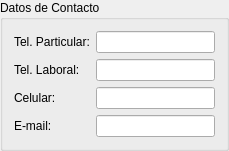
      <widget class="QGroupBox" name="groupBox_2">
       <property name="geometry">
        <rect>
         <x>478</x>
         <y>258</y>
         <width>229</width>
         <height>131</height>
        </rect>
       </property>
       <property name="title">
        <string>Datos de Contacto</string>
       </property>
       <layout class="QGridLayout" name="gridLayout_8">
        <item row="0" column="0">
         <widget class="QLabel" name="label_25">
          <property name="sizePolicy">
           <sizepolicy hsizetype="Preferred" vsizetype="Expanding">
            <horstretch>0</horstretch>
            <verstretch>0</verstretch>
           </sizepolicy>
          </property>
          <property name="styleSheet">
           <string notr="true"/>
          </property>
          <property name="frameShape">
           <enum>QFrame::NoFrame</enum>
          </property>
          <property name="frameShadow">
           <enum>QFrame::Plain</enum>
          </property>
          <property name="text">
           <string>Tel. Particular:</string>
          </property>
          <property name="alignment">
           <set>Qt::AlignLeading|Qt::AlignLeft|Qt::AlignVCenter</set>
          </property>
         </widget>
        </item>
        <item row="0" column="1">
         <widget class="QLineEdit" name="af_tel_particular">
          <property name="sizePolicy">
           <sizepolicy hsizetype="Expanding" vsizetype="Fixed">
            <horstretch>0</horstretch>
            <verstretch>0</verstretch>
           </sizepolicy>
          </property>
         </widget>
        </item>
        <item row="1" column="0">
         <widget class="QLabel" name="label_23">
          <property name="sizePolicy">
           <sizepolicy hsizetype="Preferred" vsizetype="Expanding">
            <horstretch>0</horstretch>
            <verstretch>0</verstretch>
           </sizepolicy>
          </property>
          <property name="styleSheet">
           <string notr="true"/>
          </property>
          <property name="frameShape">
           <enum>QFrame::NoFrame</enum>
          </property>
          <property name="frameShadow">
           <enum>QFrame::Plain</enum>
          </property>
          <property name="text">
           <string>Tel. Laboral:</string>
          </property>
          <property name="alignment">
           <set>Qt::AlignLeading|Qt::AlignLeft|Qt::AlignVCenter</set>
          </property>
         </widget>
        </item>
        <item row="1" column="1">
         <widget class="QLineEdit" name="af_tel_laboral">
          <property name="sizePolicy">
           <sizepolicy hsizetype="Expanding" vsizetype="Fixed">
            <horstretch>0</horstretch>
            <verstretch>0</verstretch>
           </sizepolicy>
          </property>
         </widget>
        </item>
        <item row="2" column="0">
         <widget class="QLabel" name="label_10">
          <property name="sizePolicy">
           <sizepolicy hsizetype="Preferred" vsizetype="Expanding">
            <horstretch>0</horstretch>
            <verstretch>0</verstretch>
           </sizepolicy>
          </property>
          <property name="styleSheet">
           <string notr="true"/>
          </property>
          <property name="frameShape">
           <enum>QFrame::NoFrame</enum>
          </property>
          <property name="frameShadow">
           <enum>QFrame::Plain</enum>
          </property>
          <property name="text">
           <string>Celular:</string>
          </property>
          <property name="alignment">
           <set>Qt::AlignLeading|Qt::AlignLeft|Qt::AlignVCenter</set>
          </property>
         </widget>
        </item>
        <item row="2" column="1">
         <widget class="QLineEdit" name="af_celular">
          <property name="sizePolicy">
           <sizepolicy hsizetype="Expanding" vsizetype="Fixed">
            <horstretch>0</horstretch>
            <verstretch>0</verstretch>
           </sizepolicy>
          </property>
         </widget>
        </item>
        <item row="3" column="0">
         <widget class="QLabel" name="label_21">
          <property name="sizePolicy">
           <sizepolicy hsizetype="Preferred" vsizetype="Expanding">
            <horstretch>0</horstretch>
            <verstretch>0</verstretch>
           </sizepolicy>
          </property>
          <property name="styleSheet">
           <string notr="true"/>
          </property>
          <property name="frameShape">
           <enum>QFrame::NoFrame</enum>
          </property>
          <property name="frameShadow">
           <enum>QFrame::Plain</enum>
          </property>
          <property name="text">
           <string>E-mail:</string>
          </property>
          <property name="alignment">
           <set>Qt::AlignLeading|Qt::AlignLeft|Qt::AlignVCenter</set>
          </property>
         </widget>
        </item>
        <item row="3" column="1">
         <widget class="QLineEdit" name="af_email">
          <property name="sizePolicy">
           <sizepolicy hsizetype="Expanding" vsizetype="Fixed">
            <horstretch>0</horstretch>
            <verstretch>0</verstretch>
           </sizepolicy>
          </property>
         </widget>
        </item>
       </layout>
      </widget>
